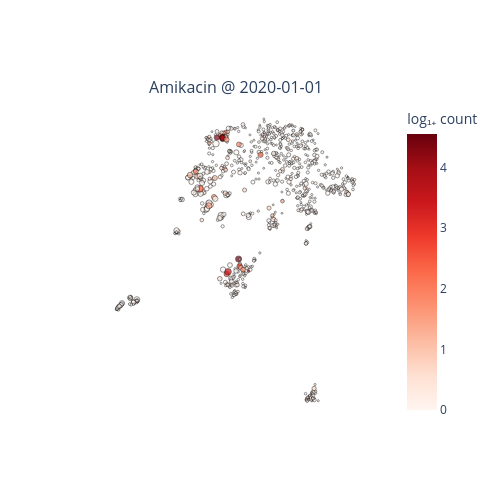

Notebook code for this chart:
### Code cell
_ = plot_umap_antibiotic_activity(
    data_df,
    amr_df,
    antibiotic=antibiotic,
    date='2020/01/01',
    embedding_column=embedding_column,
    cmap="Reds",
    min_n_causation=3,
    max_marker_size=5,
    min_marker_size=1,
    image_size=(1700,400)
)

### Figure 1 — Plotly figure (JSON) as saved in the notebook; plotly's stock layout.template omitted (floating-point values rounded to 4 significant figures; data arrays with more than 128 entries replaced by an {"elided": "..."} marker saying what was removed)
{"data": [{"hovertemplate": "%{text}<extra></extra>", "marker": {"color": {"elided": "773 float values"}, "coloraxis": "coloraxis", "line": {"color": "black", "width": 0.6}, "size": {"elided": "773 float values"}}, "mode": "markers", "text": {"elided": "773 str values"}, "type": "scatter", "x": {"elided": "773 float values"}, "xaxis": "x", "y": {"elided": "773 float values"}, "yaxis": "y"}], "layout": {"annotations": [{"font": {"size": 16}, "showarrow": false, "text": "Amikacin @ 2020-01-01", "x": 0.5, "xanchor": "center", "xref": "paper", "y": 1, "yanchor": "bottom", "yref": "paper"}], "coloraxis": {"cmax": 4.554, "cmin": 0, "colorbar": {"title": {"text": "log₁₊ count"}}, "colorscale": [[0, "rgb(255,245,240)"], [0.125, "rgb(254,224,210)"], [0.25, "rgb(252,187,161)"], [0.375, "rgb(252,146,114)"], [0.5, "rgb(251,106,74)"], [0.625, "rgb(239,59,44)"], [0.75, "rgb(203,24,29)"], [0.875, "rgb(165,15,21)"], [1, "rgb(103,0,13)"]]}, "height": 500, "paper_bgcolor": "white", "plot_bgcolor": "white", "showlegend": false, "width": 500, "xaxis": {"anchor": "y", "domain": [0, 1], "showgrid": false, "visible": false, "zeroline": false}, "yaxis": {"anchor": "x", "domain": [0, 1], "scaleanchor": "x", "scaleratio": 1, "showgrid": false, "visible": false, "zeroline": false}}}
